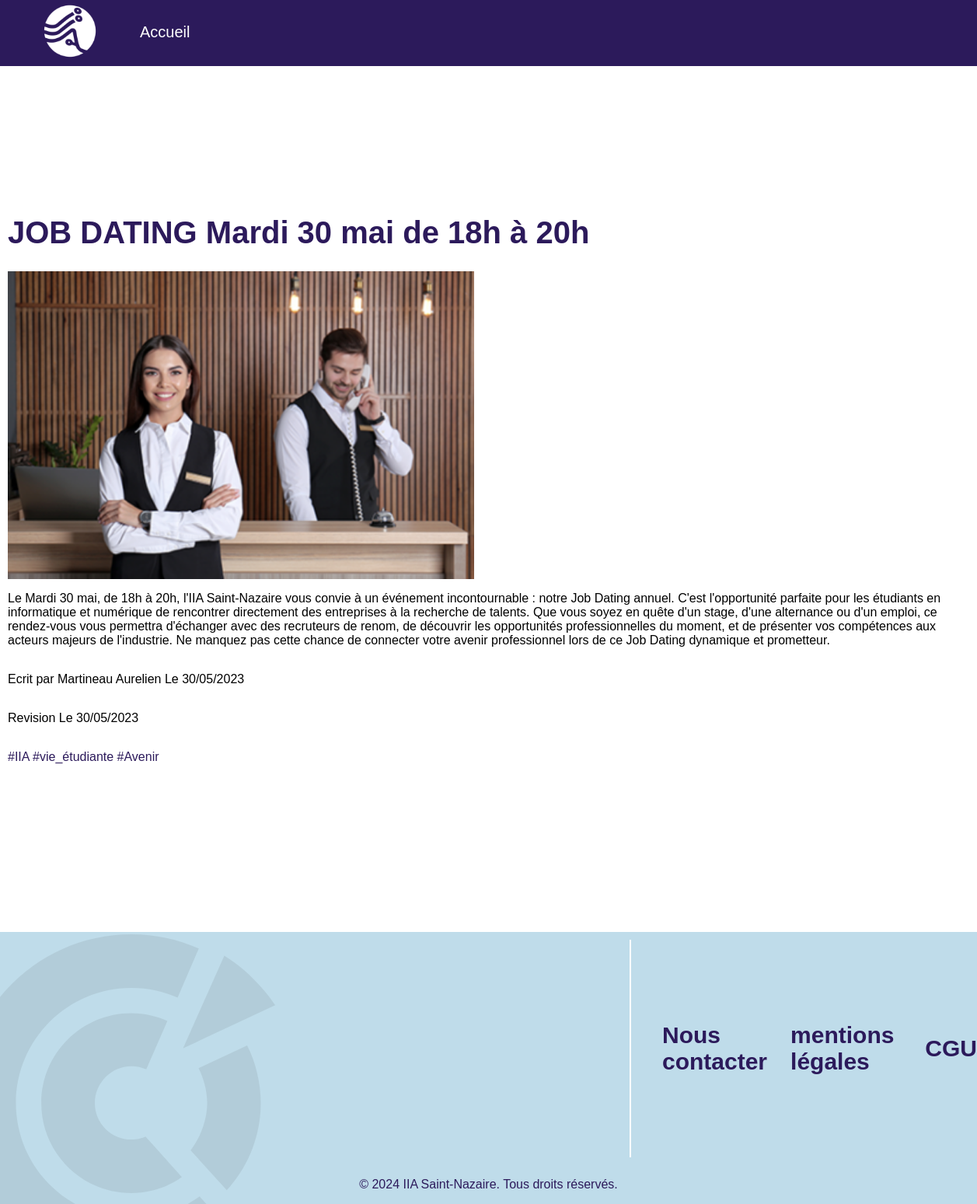
Page /pages/article.php?id=4 on the committed database.
### tables this page shows
CREATE TABLE `actualites` (
  `id` int(11) NOT NULL COMMENT 'id de l''actualité',
  `titre` varchar(255) NOT NULL COMMENT 'titre de l''actualité',
  `texte` text NOT NULL COMMENT 'texte de l''actualité',
  `lien_image` varchar(255) NOT NULL COMMENT 'Chemin de l''image de l''article',
  `date` date NOT NULL COMMENT 'date de création de  l''actualité',
  `date_revision` date NOT NULL COMMENT 'date de révision de l''actualité',
  `id_auteur` int(11) NOT NULL COMMENT 'id de l''auteur de l''actualité',
  `id_tags` varchar(255) NOT NULL COMMENT 'id des tags de l''actu',
  `sources` text NOT NULL COMMENT 'sources de l''actualité'
);

CREATE TABLE `auteurs` (
  `id` int(11) NOT NULL COMMENT 'id de l''auteur',
  `nom` varchar(50) NOT NULL COMMENT 'nom de l''auteur',
  `prenom` varchar(50) NOT NULL COMMENT 'prenom de l''auteur',
  `mail` varchar(100) NOT NULL COMMENT 'mail de l''auteur'
);

CREATE TABLE `tags` (
  `id` int(11) NOT NULL,
  `nom` text NOT NULL
);

### classes/BDD.php (called while the page is built)
<?php
class BDD
{
    public static function connexionBDD()
    {
        $host = '127.0.0.1';
        $db = 'iiactualite';
        $user = 'root';
        $pass = '';
        $port = 3306;
        $charset = 'utf8mb4';
        $dsn = "mysql:host=$host; dbname=$db;charset=$charset;port=$port";
        return new PDO($dsn, $user, $pass);
    }
    public static function selectBDD($sql)
    {
        $pdo = self::connexionBDD();
        $resultat = $pdo->query($sql);
        return $resultat;
    }
}

### pages/article.php (the view, shortened to what this page needs)
<?php
require_once "../classes/Actualite.php";
?>
<!DOCTYPE html>
<html lang="fr">
<head>
    <link rel="stylesheet" href="../CSS/style.css">
</head>
<body>
    <header>
        <?php
        include '../includes/header.php';
        ?>
    </header>
    <main>
        <?php
            $resultat = Actualite::getActualiteArticle($pdo);
            while ($donnees = $resultat->fetch(PDO::FETCH_ASSOC)) {
                $actualite = new Actualite($donnees, $pdo);
        ?>
                <div class="actu_container_article">
                    <h1><?= $actualite->titre ?></h1>
                    <img src="../uploads/<?= $actualite->lien_image ?>" alt="lien image" title="lien image" width="600px">
                    <p><?= $actualite->texte ?></p>
                    <p> Ecrit par <?= $actualite->getNomPrenomAuteur() ?> Le <?= $actualite->getDateFr() ?></p>
                    <p>Revision Le <?= $actualite->getDateRevisionFr() ?></p>
                    <?= $actualite->getTags() ?>
                </div>
        <?php
        }
        ?>
    </main>
    <footer>
        <?php
        include '../includes/footer.php';
        ?>
    </footer>
</body>
</html>

### classes/Actualite.php (shortened to what this page needs)
<?php
require_once 'BDD.php';
class Actualite extends BDD
{
    public $date;
    public $date_revision;
    public $id_auteur;
    public $id_tags;
    public static function getActualiteArticle()
    {
        if (isset($_GET['id'])) {
            $id = $_GET['id'];
            $sql = "SELECT titre,texte,lien_image,date,actualites.id,date_revision,id_auteur,id_tags,sources FROM actualites WHERE id = " . $id . " ORDER BY date DESC LIMIT 5";
            $resultat = BDD::selectBDD($sql);
            return $resultat;
        } else {
            header("location: ../index.php");
    }
    }
    public function __construct(array $values)
    {
        $this->titre = $values['titre'];
        $this->texte = $values['texte'];
        $this->lien_image = $values['lien_image'];
        $this->date = $values['date'];
        $this->date_revision = $values['date_revision'];
        $this->id_auteur = $values['id_auteur'];
        $this->id_tags = $values['id_tags'];
    }
    public function getDateFr(): string
    {
        return date("d/m/Y", strtotime($this->date));
    }
    public function getDateRevisionFr(): string
    {
        return date("d/m/Y", strtotime($this->date_revision));
    }
    public function getNomPrenomAuteur(): string
    {
        $sql = "SELECT nom, prenom FROM auteurs WHERE " . $this->id_auteur . " = auteurs.id LIMIT 1";
        $resultat_actualite = BDD::selectBDD($sql);
        while ($donnees_actualite = $resultat_actualite->fetch(PDO::FETCH_ASSOC)) {
            return $donnees_actualite['nom'] . " " . $donnees_actualite['prenom'];
        }
        return "";
    }
    public function getTags(): string
    {
        $table_id_tag = explode('&', $this->id_tags);
        $tags = "<p>";
        foreach ($table_id_tag as $id_tag) {
            $sql = "SELECT nom FROM tags WHERE " . $id_tag . " = id";
            $resultat = BDD::selectBDD($sql);
            while ($donnees = $resultat->fetch(PDO::FETCH_ASSOC)) {
                $tags .= '<span class="tags">#' . $donnees['nom'] . " </span>";
            }
        }
        return $tags. "</p>";
    }
}

### CSS/style.css (style rules this page uses)
:root { --blue: #2c1a5b; --gris-footer: #bfdcea; }
body { font-family: sans-serif; margin: 0; }
h1 { color: var(--blue); font-size: 40px; }
header { height: auto; background-color: var(--blue); position: absolute; top: 0; left: 0; width: 100%; display: block; }
main { padding-top: 200px; margin-left: 10px; }
footer { height: 350px; margin-top: 200px; background-image: url(../medias/filigrane-c-footer.svg); background-repeat: no-repeat; background-color: #bfdcea; display: grid; grid: auto auto / auto auto; }
.actu_container_article { padding-top: 50px; display: flex; flex-direction: column; overflow-x: auto; }
.actu_container_article h1 { color: var(--blue); }
.tags { color: var(--blue); }

### rows in the picture
actualites: titre "JOB DATING Mardi 30 mai de 18h à 20h", lien_image (picture), texte "Le Mardi 30 mai, de 18h à 20h, l'IIA Saint-Nazaire vous convie à un événement incontournable : notre Job Dating annuel. C'est l'opportunité parfaite pour les étudiants en informatique et numérique de rencontrer directement des entreprises à la recherche de talents. Que vous soyez en quête d'un stage, d'une alternance ou d'un emploi, ce rendez-vous vous permettra d'échanger avec des recruteurs de renom, de découvrir les opportunités professionnelles du moment, et de présenter vos compétences aux acteurs majeurs de l'industrie. Ne manquez pas cette chance de connecter votre avenir professionnel lors de ce Job Dating dynamique et prometteur.", id_auteur.prenom "Martineau Aurelien", date "30/05/2023", date_revision "30/05/2023"
tags: nom "IIA"
tags: nom "vie_étudiante"
tags: nom "Avenir"
